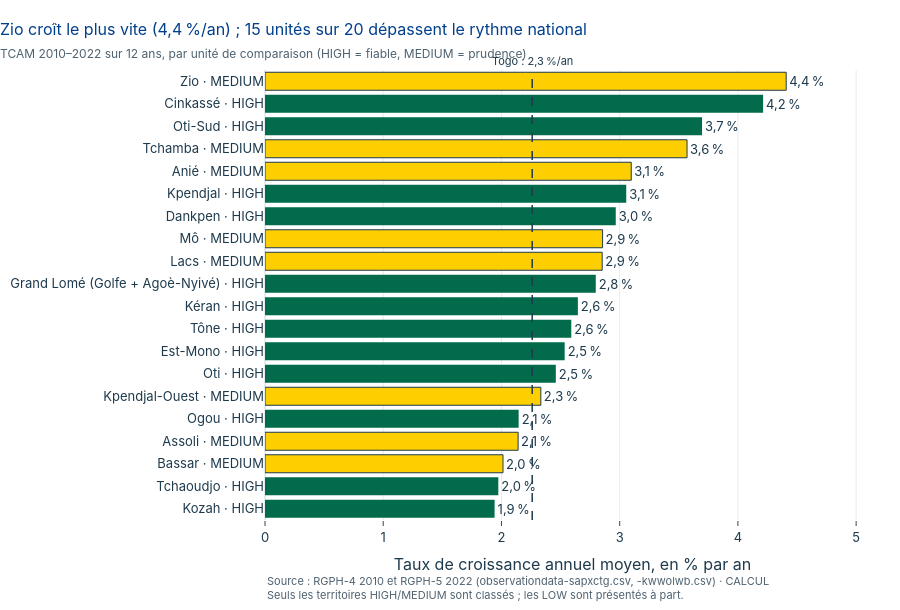
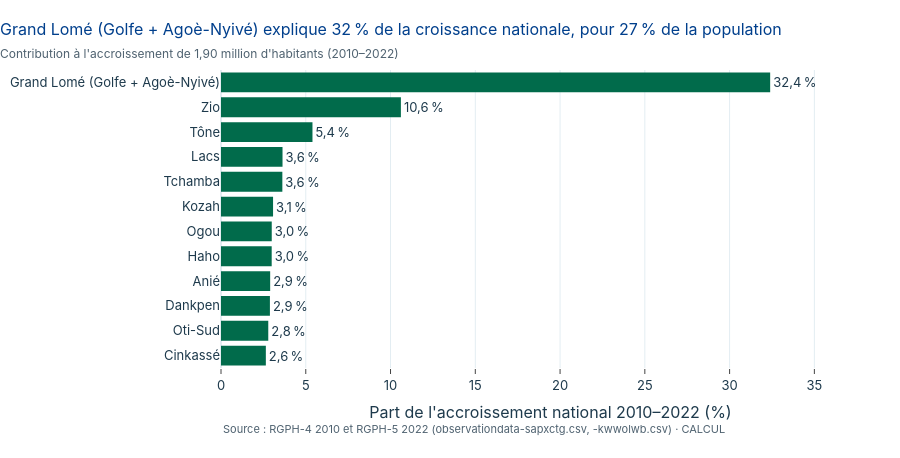
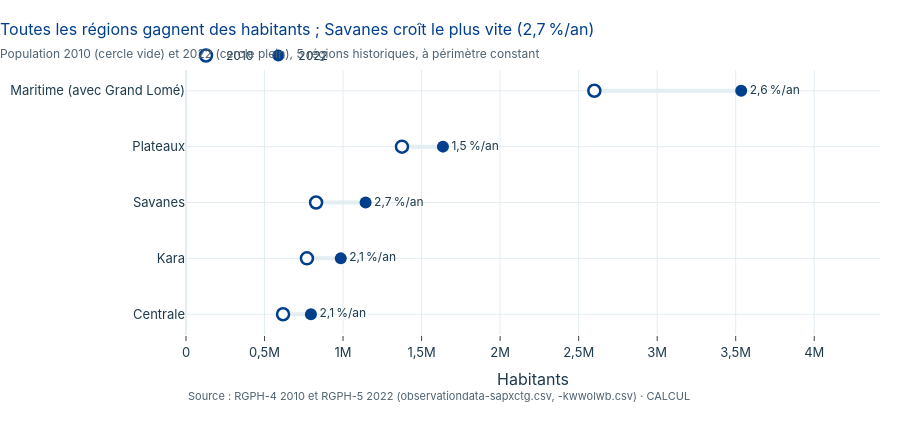

The code cell stored with these charts, in order, in its notebook:
### Code cell
plot_tcam(u[u.classement_autorise], tn, top_n=20).show()
plot_contributions(u[u.classement_autorise], top_n=12).show()
plot_regions_evolution(cp[cp.niveau == "région historique (5)"], "5 régions historiques").show()

### Figure 1 — Plotly figure (JSON) as saved in the notebook; plotly's stock layout.template omitted (floating-point values rounded to 4 significant figures)
{"data": [{"cliponaxis": false, "customdata": [[298000.0, 500032, "MEDIUM"], [78590.0, 128959, "HIGH"], [97270.0, 150376, "HIGH"], [131700.0, 200585, "MEDIUM"], [124900.0, 180158, "MEDIUM"], [61580.0, 88365, "HIGH"], [130700.0, 185662, "HIGH"], [37410.0, 52448, "MEDIUM"], [172100.0, 241247, "MEDIUM"], [1572000.0, 2188376, "HIGH"], [94060.0, 128687, "HIGH"], [286000.0, 388775, "HIGH"], [121800.0, 164460, "HIGH"], [93270.0, 124848, "HIGH"], [93510.0, 123330, "MEDIUM"], [196500.0, 253467, "HIGH"], [51490.0, 66394, "MEDIUM"], [119700.0, 152065, "MEDIUM"], [190100.0, 240360, "HIGH"], [225300.0, 283738, "HIGH"]], "hovertemplate": "<b>%{y}</b><br>TCAM : %{x:.2f} %/an<br>2010 : %{customdata[0]:,.0f} hab.<br>2022 : %{customdata[1]:,.0f} hab.<extra></extra>", "marker": {"color": ["#fdcf00", "#016b4b", "#016b4b", "#fdcf00", "#fdcf00", "#016b4b", "#016b4b", "#fdcf00", "#fdcf00", "#016b4b", "#016b4b", "#016b4b", "#016b4b", "#016b4b", "#fdcf00", "#016b4b", "#fdcf00", "#fdcf00", "#016b4b", "#016b4b"], "line": {"color": ["#1e3a4c", "rgba(0,0,0,0)", "rgba(0,0,0,0)", "#1e3a4c", "#1e3a4c", "rgba(0,0,0,0)", "rgba(0,0,0,0)", "#1e3a4c", "#1e3a4c", "rgba(0,0,0,0)", "rgba(0,0,0,0)", "rgba(0,0,0,0)", "rgba(0,0,0,0)", "rgba(0,0,0,0)", "#1e3a4c", "rgba(0,0,0,0)", "#1e3a4c", "#1e3a4c", "rgba(0,0,0,0)", "rgba(0,0,0,0)"], "width": 1}}, "orientation": "h", "text": ["4,4 %", "4,2 %", "3,7 %", "3,6 %", "3,1 %", "3,1 %", "3,0 %", "2,9 %", "2,9 %", "2,8 %", "2,6 %", "2,6 %", "2,5 %", "2,5 %", "2,3 %", "2,1 %", "2,1 %", "2,0 %", "2,0 %", "1,9 %"], "textposition": "outside", "type": "bar", "x": [4.408, 4.213, 3.697, 3.57, 3.098, 3.056, 2.967, 2.855, 2.852, 2.798, 2.646, 2.591, 2.535, 2.46, 2.333, 2.145, 2.141, 2.013, 1.974, 1.942], "y": ["Zio · MEDIUM", "Cinkassé · HIGH", "Oti-Sud · HIGH", "Tchamba · MEDIUM", "Anié · MEDIUM", "Kpendjal · HIGH", "Dankpen · HIGH", "Mô · MEDIUM", "Lacs · MEDIUM", "Grand Lomé (Golfe + Agoè-Nyivé) · HIGH", "Kéran · HIGH", "Tône · HIGH", "Est-Mono · HIGH", "Oti · HIGH", "Kpendjal-Ouest · MEDIUM", "Ogou · HIGH", "Assoli · MEDIUM", "Bassar · MEDIUM", "Tchaoudjo · HIGH", "Kozah · HIGH"]}], "layout": {"annotations": [{"font": {"color": "#1e3a4c", "size": 11}, "showarrow": false, "text": "Togo : 2,3 %/an", "x": 2.26, "xanchor": "center", "xref": "x", "y": 1, "yanchor": "bottom", "yref": "y domain"}, {"align": "left", "font": {"color": "#4f6270", "size": 11}, "showarrow": false, "text": "Source : RGPH-4 2010 et RGPH-5 2022 (observationdata-sapxctg.csv, -kwwolwb.csv) · CALCUL<br>Seuls les territoires HIGH/MEDIUM sont classés ; les LOW sont présentés à part.", "x": 0, "xanchor": "left", "xref": "paper", "y": -0.1156, "yanchor": "top", "yref": "paper"}], "height": 610, "shapes": [{"line": {"color": "#1e3a4c", "dash": "dash", "width": 1.5}, "type": "line", "x0": 2.26, "x1": 2.26, "xref": "x", "y0": 0, "y1": 1, "yref": "y domain"}], "title": {"subtitle": {"font": {"color": "#4f6270", "size": 12}, "text": "TCAM 2010–2022 sur 12 ans, par unité de comparaison (HIGH = fiable, MEDIUM = prudence)"}, "text": "Zio croît le plus vite (4,4 %/an) ; 15 unités sur 20 dépassent le rythme national"}, "xaxis": {"range": [0, 5.202], "title": {"text": "Taux de croissance annuel moyen, en % par an"}}, "yaxis": {"autorange": "reversed", "title": {}}}}

### Figure 2 — Plotly figure (JSON) as saved in the notebook; plotly's stock layout.template omitted (floating-point values rounded to 4 significant figures)
{"data": [{"cliponaxis": false, "hovertemplate": "<b>%{y}</b><br>%{x:.1f} % de l'accroissement national<extra></extra>", "marker": {"color": ["#016b4b", "#016b4b", "#016b4b", "#016b4b", "#016b4b", "#016b4b", "#016b4b", "#016b4b", "#016b4b", "#016b4b", "#016b4b", "#016b4b"], "line": {"color": ["rgba(0,0,0,0)", "rgba(0,0,0,0)", "rgba(0,0,0,0)", "rgba(0,0,0,0)", "rgba(0,0,0,0)", "rgba(0,0,0,0)", "rgba(0,0,0,0)", "rgba(0,0,0,0)", "rgba(0,0,0,0)", "rgba(0,0,0,0)", "rgba(0,0,0,0)", "rgba(0,0,0,0)"], "width": 1.5}}, "orientation": "h", "text": ["32,4 %", "10,6 %", "5,4 %", "3,6 %", "3,6 %", "3,1 %", "3,0 %", "3,0 %", "2,9 %", "2,9 %", "2,8 %", "2,6 %"], "textposition": "outside", "type": "bar", "x": [32.39, 10.61, 5.395, 3.628, 3.619, 3.071, 2.993, 2.99, 2.9, 2.885, 2.788, 2.645], "y": ["Grand Lomé (Golfe + Agoè-Nyivé)", "Zio", "Tône", "Lacs", "Tchamba", "Kozah", "Ogou", "Haho", "Anié", "Dankpen", "Oti-Sud", "Cinkassé"]}], "layout": {"annotations": [{"align": "left", "font": {"color": "#4f6270", "size": 11}, "showarrow": false, "text": "Source : RGPH-4 2010 et RGPH-5 2022 (observationdata-sapxctg.csv, -kwwolwb.csv) · CALCUL", "x": 0, "xanchor": "left", "xref": "paper", "y": -0.1745, "yanchor": "top", "yref": "paper"}], "height": 458, "title": {"subtitle": {"font": {"color": "#4f6270", "size": 12}, "text": "Contribution à l'accroissement de 1,90 million d'habitants (2010–2022)"}, "text": "Grand Lomé (Golfe + Agoè-Nyivé) explique 32 % de la croissance nationale, pour 27 % de la population"}, "xaxis": {"range": [0, 38.87], "title": {"text": "Part de l'accroissement national 2010–2022 (%)"}}, "yaxis": {"autorange": "reversed", "title": {}}}}

### Figure 3 — Plotly figure (JSON) as saved in the notebook; plotly's stock layout.template omitted (floating-point values rounded to 4 significant figures)
{"data": [{"hoverinfo": "skip", "line": {"color": "#e3edf2", "width": 4}, "mode": "lines", "showlegend": false, "type": "scatter", "x": [617900.0, 795529], "y": ["Centrale", "Centrale"]}, {"hoverinfo": "skip", "line": {"color": "#e3edf2", "width": 4}, "mode": "lines", "showlegend": false, "type": "scatter", "x": [769900.0, 985512], "y": ["Kara", "Kara"]}, {"hoverinfo": "skip", "line": {"color": "#e3edf2", "width": 4}, "mode": "lines", "showlegend": false, "type": "scatter", "x": [828200.0, 1143520], "y": ["Savanes", "Savanes"]}, {"hoverinfo": "skip", "line": {"color": "#e3edf2", "width": 4}, "mode": "lines", "showlegend": false, "type": "scatter", "x": [1375000.0, 1635946], "y": ["Plateaux", "Plateaux"]}, {"hoverinfo": "skip", "line": {"color": "#e3edf2", "width": 4}, "mode": "lines", "showlegend": false, "type": "scatter", "x": [2600000.0, 3534991], "y": ["Maritime (avec Grand Lomé)", "Maritime (avec Grand Lomé)"]}, {"hovertemplate": "%{y}<br>2010 : %{x:,.0f} hab.<extra></extra>", "marker": {"color": "#FFFFFF", "line": {"color": "#003f8c", "width": 2.5}, "size": 12}, "mode": "markers", "name": "2010", "type": "scatter", "x": [617900.0, 769900.0, 828200.0, 1375000.0, 2600000.0], "y": ["Centrale", "Kara", "Savanes", "Plateaux", "Maritime (avec Grand Lomé)"]}, {"hovertemplate": "%{y}<br>2022 : %{x:,.0f} hab.<extra></extra>", "marker": {"color": "#003f8c", "size": 12}, "mode": "markers+text", "name": "2022", "text": ["2,1 %/an", "2,1 %/an", "2,7 %/an", "1,5 %/an", "2,6 %/an"], "textfont": {"color": "#1e3a4c", "size": 12}, "textposition": "middle right", "type": "scatter", "x": [795529, 985512, 1143520, 1635946, 3534991], "y": ["Centrale", "Kara", "Savanes", "Plateaux", "Maritime (avec Grand Lomé)"]}], "layout": {"annotations": [{"align": "left", "font": {"color": "#4f6270", "size": 11}, "showarrow": false, "text": "Source : RGPH-4 2010 et RGPH-5 2022 (observationdata-sapxctg.csv, -kwwolwb.csv) · CALCUL", "x": 0, "xanchor": "left", "xref": "paper", "y": -0.1962, "yanchor": "top", "yref": "paper"}], "height": 425, "title": {"subtitle": {"font": {"color": "#4f6270", "size": 12}, "text": "Population 2010 (cercle vide) et 2022 (cercle plein), 5 régions historiques, à périmètre constant"}, "text": "Toutes les régions gagnent des habitants ; Savanes croît le plus vite (2,7 %/an)"}, "xaxis": {"range": [0, 4419000.0], "title": {"text": "Habitants"}}, "yaxis": {"title": {}}}}
